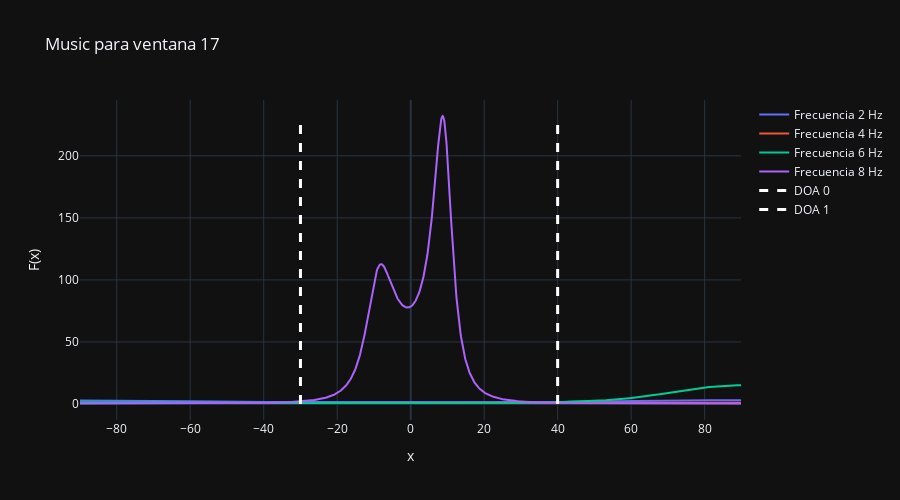

Notebook source saved alongside this figure:
### Markdown cell above
Vemos que ninguno de los dos métodos arroja algo bueno

### Code cell
ventana_random=np.random.randint(0,num_ventanas-1)
music_random=MUSIC(this_ws,x_v_array[ventana_random],angles,n_ruidoso)
plt.title(f'Señal de ventana {ventana_random}')
plt.plot(t_v_array[ventana_random],x_v_array[ventana_random][0])
plt.plot(t_v_array[ventana_random],x_v_array[ventana_random][1])
plt.plot(t_v_array[ventana_random],x_v_array[ventana_random][2])
plt.show()
music_plot(angles= angles,music_spectrum= music_random ,this_ws=this_ws,DOAS=DOAS,freq_array=freq_array,titulo=f'Music para ventana {ventana_random}')

### Figure 1 — Plotly figure (JSON) as saved in the notebook; plotly's stock layout.template omitted (floating-point values rounded to 4 significant figures; data arrays with more than 128 entries replaced by an {"elided": "..."} marker saying what was removed)
{"data": [{"mode": "lines", "name": "Frecuencia 2 Hz", "type": "scatter", "x": {"elided": "1800 float values"}, "y": {"elided": "1800 float values"}}, {"mode": "lines", "name": "Frecuencia 4 Hz", "type": "scatter", "x": {"elided": "1800 float values"}, "y": {"elided": "1800 float values"}}, {"mode": "lines", "name": "Frecuencia 6 Hz", "type": "scatter", "x": {"elided": "1800 float values"}, "y": {"elided": "1800 float values"}}, {"mode": "lines", "name": "Frecuencia 8 Hz", "type": "scatter", "x": {"elided": "1800 float values"}, "y": {"elided": "1800 float values"}}, {"line": {"color": "white", "dash": "dash", "width": 3}, "mode": "lines", "name": "DOA 0", "type": "scatter", "x": [-30, -30], "y": [0, 232.1]}, {"line": {"color": "white", "dash": "dash", "width": 3}, "mode": "lines", "name": "DOA 1", "type": "scatter", "x": [40, 40], "y": [0, 232.1]}], "layout": {"height": 500, "title": {"text": "Music para ventana 17"}, "width": 900, "xaxis": {"title": {"text": "x"}}, "yaxis": {"title": {"text": "F(x)"}}}}
